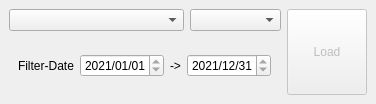
<?xml version="1.0" encoding="UTF-8"?>
<ui version="4.0">
 <class>jaxaEarthApiDockWidget</class>
 <widget class="QDockWidget" name="jaxaEarthApiDockWidget">
  <property name="geometry">
   <rect>
    <x>0</x>
    <y>0</y>
    <width>376</width>
    <height>104</height>
   </rect>
  </property>
  <property name="minimumSize">
   <size>
    <width>0</width>
    <height>0</height>
   </size>
  </property>
  <property name="maximumSize">
   <size>
    <width>376</width>
    <height>524287</height>
   </size>
  </property>
  <property name="windowTitle">
   <string>JAXA Earth API</string>
  </property>
  <widget class="QWidget" name="dockWidgetContents">
   <layout class="QGridLayout" name="gridLayout">
    <item row="1" column="1">
     <widget class="QComboBox" name="datasetCombobox">
      <property name="sizePolicy">
       <sizepolicy hsizetype="Expanding" vsizetype="Fixed">
        <horstretch>0</horstretch>
        <verstretch>0</verstretch>
       </sizepolicy>
      </property>
      <property name="maximumSize">
       <size>
        <width>180</width>
        <height>16777215</height>
       </size>
      </property>
      <property name="styleSheet">
       <string notr="true"/>
      </property>
     </widget>
    </item>
    <item row="1" column="2">
     <widget class="QComboBox" name="bandCombobox">
      <property name="sizePolicy">
       <sizepolicy hsizetype="Preferred" vsizetype="Fixed">
        <horstretch>0</horstretch>
        <verstretch>0</verstretch>
       </sizepolicy>
      </property>
     </widget>
    </item>
    <item row="2" column="1" colspan="2">
     <widget class="QWidget" name="widget" native="true">
      <layout class="QHBoxLayout" name="horizontalLayout_2">
       <item>
        <widget class="QLabel" name="label_2">
         <property name="text">
          <string>Filter-Date</string>
         </property>
        </widget>
       </item>
       <item>
        <widget class="QDateEdit" name="startDateEdit">
         <property name="sizePolicy">
          <sizepolicy hsizetype="Expanding" vsizetype="Fixed">
           <horstretch>0</horstretch>
           <verstretch>0</verstretch>
          </sizepolicy>
         </property>
         <property name="dateTime">
          <datetime>
           <hour>0</hour>
           <minute>0</minute>
           <second>0</second>
           <year>2021</year>
           <month>1</month>
           <day>1</day>
          </datetime>
         </property>
         <property name="maximumDate">
          <date>
           <year>2021</year>
           <month>12</month>
           <day>31</day>
          </date>
         </property>
         <property name="minimumDate">
          <date>
           <year>2021</year>
           <month>1</month>
           <day>1</day>
          </date>
         </property>
         <property name="displayFormat">
          <string>yyyy/MM/dd</string>
         </property>
        </widget>
       </item>
       <item>
        <widget class="QLabel" name="label">
         <property name="sizePolicy">
          <sizepolicy hsizetype="Minimum" vsizetype="Preferred">
           <horstretch>0</horstretch>
           <verstretch>0</verstretch>
          </sizepolicy>
         </property>
         <property name="text">
          <string>-&gt;</string>
         </property>
        </widget>
       </item>
       <item>
        <widget class="QDateEdit" name="endDateEdit">
         <property name="sizePolicy">
          <sizepolicy hsizetype="Expanding" vsizetype="Fixed">
           <horstretch>0</horstretch>
           <verstretch>0</verstretch>
          </sizepolicy>
         </property>
         <property name="dateTime">
          <datetime>
           <hour>23</hour>
           <minute>59</minute>
           <second>59</second>
           <year>2021</year>
           <month>12</month>
           <day>31</day>
          </datetime>
         </property>
         <property name="maximumDateTime">
          <datetime>
           <hour>23</hour>
           <minute>59</minute>
           <second>59</second>
           <year>2021</year>
           <month>12</month>
           <day>31</day>
          </datetime>
         </property>
         <property name="minimumDateTime">
          <datetime>
           <hour>0</hour>
           <minute>0</minute>
           <second>0</second>
           <year>2021</year>
           <month>1</month>
           <day>1</day>
          </datetime>
         </property>
         <property name="maximumDate">
          <date>
           <year>2021</year>
           <month>12</month>
           <day>31</day>
          </date>
         </property>
         <property name="minimumDate">
          <date>
           <year>2021</year>
           <month>1</month>
           <day>1</day>
          </date>
         </property>
         <property name="displayFormat">
          <string>yyyy/MM/dd</string>
         </property>
        </widget>
       </item>
      </layout>
     </widget>
    </item>
    <item row="1" column="3" rowspan="2">
     <widget class="QPushButton" name="loadButton">
      <property name="enabled">
       <bool>false</bool>
      </property>
      <property name="sizePolicy">
       <sizepolicy hsizetype="Minimum" vsizetype="Preferred">
        <horstretch>0</horstretch>
        <verstretch>0</verstretch>
       </sizepolicy>
      </property>
      <property name="text">
       <string>Load</string>
      </property>
     </widget>
    </item>
   </layout>
  </widget>
 </widget>
 <resources/>
 <connections/>
</ui>
